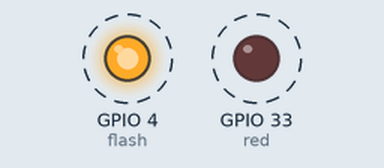
The program below on a simulated ESP32 board running MicroPython. Shown: output pins drawn as LEDs (lit = HIGH). Dashed ring = blinking. At 1.8 s the program stops and its outputs stay as they are.

Above: at 0.05 s.
Timing chart, 0 to 3.0 s (numbered marks = the images above):
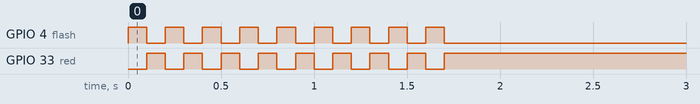

Measured:
- by itself, GPIO 4 (flash): alternates HIGH for 0.10 s and LOW for 0.10 s, 18 changes in all, then stays LOW
- by itself, GPIO 33 (red): alternates HIGH for 0.10 s and LOW for 0.10 s, 17 changes in all, then stays HIGH

The program:

funtion9.py
```python
from machine import Pin
import time

flash = Pin(4, Pin.OUT, value=0)
red = Pin(33, Pin.OUT, value=1)

count = 0

a = 10
b = 1

while a > b:

    flash.value(1)
    red.value(0)
    time.sleep_ms(100)


    flash.value(0)
    red.value(1)
    time.sleep_ms(100)

    b += 1
```
